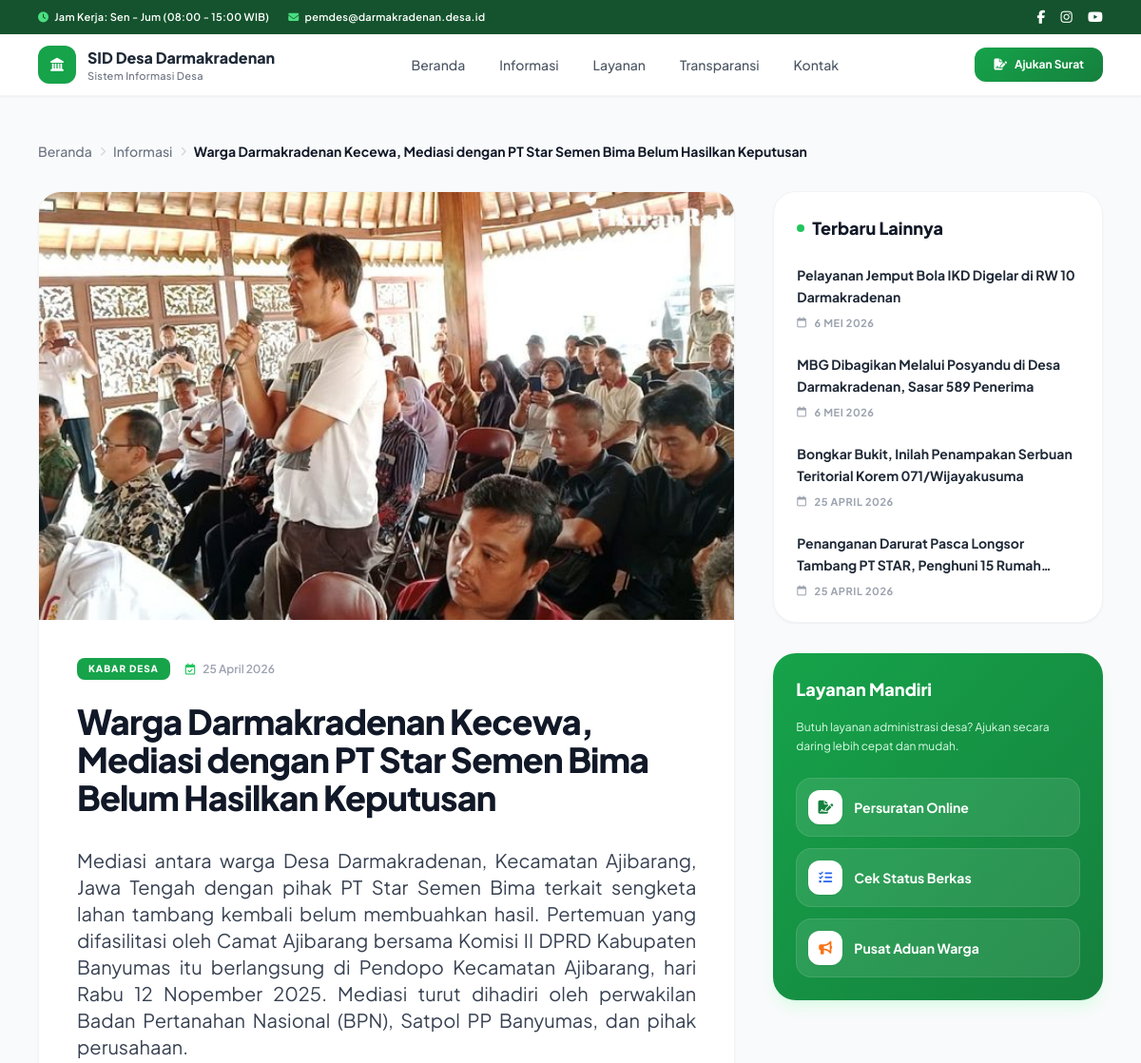
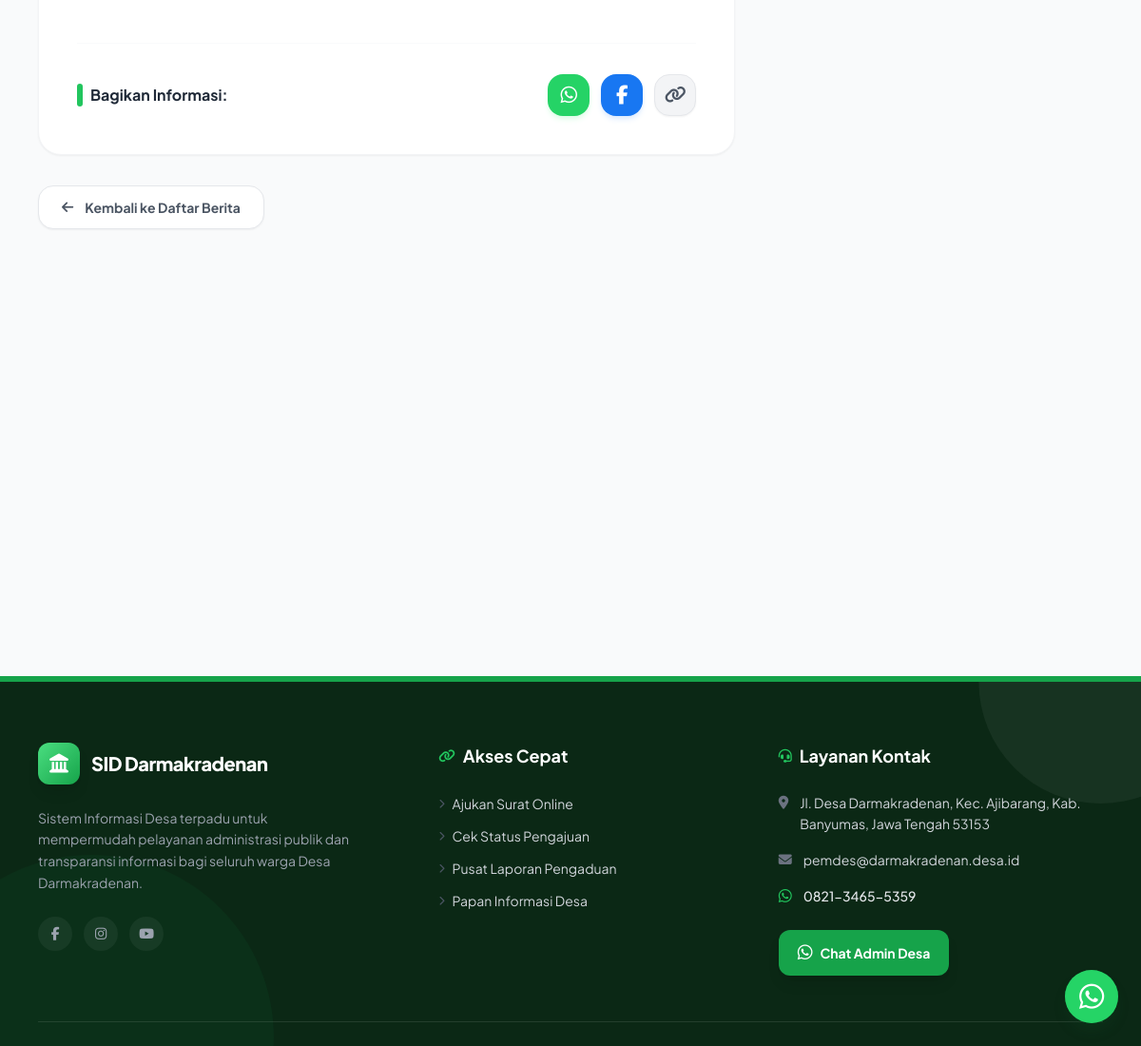
The app's page /pages/detail-berita.php?id=1 with its own data (2 pictures, top to bottom).
### tables this page shows
CREATE TABLE `berita` (
  `id` int(11) NOT NULL,
  `judul` varchar(300) NOT NULL,
  `isi` longtext NOT NULL,
  `gambar` varchar(255) DEFAULT NULL,
  `tanggal` timestamp NOT NULL DEFAULT current_timestamp()
);

### config/db.php (called while the page is built, shortened)
<?php
function formatTanggal($tanggal) {
    $bulan = ['', 'Januari','Februari','Maret','April','Mei','Juni',
              'Juli','Agustus','September','Oktober','November','Desember'];
    $t = explode('-', date('Y-m-d', strtotime($tanggal)));
    return (int)$t[2] . ' ' . $bulan[(int)$t[1]] . ' ' . $t[0];
}
?>

### pages/detail-berita.php (the view, shortened to what this page needs)
<?php
require_once '../config/db.php';
$id = (int)($_GET['id'] ?? 0);
$stmt = $conn->prepare("SELECT * FROM berita WHERE id = ?");
$stmt->bind_param("i", $id);
$stmt->execute();
$berita = $stmt->get_result()->fetch_assoc();
require_once '../config/header.php';
$lainnya = $conn->prepare("SELECT id, judul, tanggal FROM berita WHERE id != ? ORDER BY tanggal DESC LIMIT 4");
$lainnya->bind_param("i", $id);
$lainnya->execute();
$lainnya = $lainnya->get_result();
$has_image = false;
if (!empty($berita['gambar'])) {
    $img_path = '../uploads/berita/' . $berita['gambar'];
    if (file_exists($img_path)) {
        $has_image = true;
    }
}
?>
<div class="max-w-6xl mx-auto px-4 py-8 lg:py-12 min-h-[75vh]">
    <nav class="text-sm text-gray-500 mb-8 flex items-center flex-wrap gap-2">
        <a href="../index.php" class="hover:text-primary-600 transition font-medium">Beranda</a>
        <i class="fas fa-chevron-right text-[10px] text-gray-300"></i>
        <a href="informasi.php" class="hover:text-primary-600 transition font-medium">Informasi</a>
        <i class="fas fa-chevron-right text-[10px] text-gray-300"></i>
        <span class="text-gray-900 font-bold line-clamp-1"><?= htmlspecialchars($berita['judul']) ?></span>
    </nav>
    <div class="grid grid-cols-1 lg:grid-cols-3 gap-10">
        <article class="lg:col-span-2">
            <div class="bg-white rounded-3xl shadow-sm border border-gray-100 overflow-hidden">
                <?php if($has_image): ?>
                <img src="<?= $img_path ?>" class="w-full h-64 md:h-[450px] object-cover" alt="<?= htmlspecialchars($berita['judul']) ?>">
                <?php else: ?>
                <div class="w-full h-48 md:h-64 bg-gradient-to-br from-primary-50 to-primary-100 flex items-center justify-center border-b border-primary-50">
                    <i class="fas fa-newspaper text-7xl text-primary-200"></i>
                </div>
                <?php endif; ?>
                <div class="p-6 md:p-10">
                    <div class="flex items-center gap-4 mb-6">
                        <span class="bg-primary-600 text-white text-[10px] font-black px-3 py-1 rounded-lg uppercase tracking-widest shadow-sm">
                            Kabar Desa
                        </span>
                        <span class="text-xs text-gray-400 flex items-center gap-2 font-semibold">
                            <i class="far fa-calendar-check text-primary-500"></i> <?= formatTanggal($berita['tanggal']) ?>
                        </span>
                    </div>
                    <h1 class="text-2xl md:text-4xl font-extrabold text-gray-900 mb-8 leading-tight tracking-tight">
                        <?= htmlspecialchars($berita['judul']) ?>
                    </h1>
                    <div class="prose max-w-none text-gray-700 leading-loose text-base md:text-xl text-justify space-y-6">
                        <?= nl2br(htmlspecialchars($berita['isi'])) ?>
                    </div>
                    <div class="mt-12 pt-8 border-t border-gray-50 flex flex-col sm:flex-row items-center justify-between gap-6">
                        <div class="flex items-center gap-2">
                            <div class="w-1.5 h-6 bg-primary-500 rounded-full"></div>
                            <span class="font-bold text-gray-800">Bagikan Informasi:</span>
                        </div>
                        <div class="flex gap-3">
                            <a href="https://api.whatsapp.com/send?text=<?= urlencode($berita['judul'] . ' - Baca lengkapnya di: http://'.$_SERVER['HTTP_HOST'].$_SERVER['REQUEST_URI']) ?>"
                               target="_blank" class="w-11 h-11 rounded-2xl bg-[#25D366] text-white flex items-center justify-center hover:scale-110 transition-all shadow-md shadow-green-100" title="WhatsApp">
                                <i class="fab fa-whatsapp text-xl"></i>
                            </a>
                            <a href="https://www.facebook.com/sharer/sharer.php?u=<?= urlencode('http://'.$_SERVER['HTTP_HOST'].$_SERVER['REQUEST_URI']) ?>"
                               target="_blank" class="w-11 h-11 rounded-2xl bg-[#1877F2] text-white flex items-center justify-center hover:scale-110 transition-all shadow-md shadow-blue-100" title="Facebook">
                                <i class="fab fa-facebook-f text-xl"></i>
                            </a>
                            <button onclick="salinTautan()"
                                    class="w-11 h-11 rounded-2xl bg-gray-100 text-gray-600 flex items-center justify-center hover:bg-gray-200 transition border border-gray-200 shadow-sm hover:shadow-md" title="Salin Link">
                                <i class="fas fa-link text-lg"></i>
                            </button>
                        </div>
                    </div>
                </div>
            </div>
            <div class="mt-8">
                <a href="informasi.php" class="inline-flex items-center gap-3 px-6 py-3 bg-white border border-gray-200 text-gray-600 hover:text-primary-600 hover:border-primary-100 hover:bg-primary-50 rounded-2xl text-sm font-bold transition-all shadow-sm">
                    <i class="fas fa-arrow-left"></i> Kembali ke Daftar Berita
                </a>
            </div>
        </article>
        <aside class="space-y-8">
            <div class="bg-white rounded-3xl shadow-sm border border-gray-100 p-6">
                <h3 class="font-black text-gray-900 text-lg mb-6 flex items-center gap-2">
                    <span class="w-2 h-2 bg-primary-500 rounded-full"></span>
                    Terbaru Lainnya
                </h3>
                <div class="space-y-6">
                    <?php if($lainnya->num_rows > 0): ?>
                        <?php while($b = $lainnya->fetch_assoc()): ?>
                        <a href="detail-berita.php?id=<?= $b['id'] ?>" class="group block">
                            <div class="text-[14px] font-bold text-gray-800 group-hover:text-primary-600 transition-colors line-clamp-2 leading-relaxed mb-2">
                                <?= htmlspecialchars($b['judul']) ?>
                            </div>
                            <div class="text-[11px] text-gray-400 font-bold uppercase tracking-wider flex items-center gap-2">
                                <i class="far fa-calendar"></i> <?= formatTanggal($b['tanggal']) ?>
                            </div>
                        </a>
                        <?php endwhile; ?>
                    <?php else: ?>
                        <div class="text-xs text-gray-400 text-center py-8 bg-gray-50 rounded-2xl border-2 border-dashed border-gray-100">
                            Tidak ada berita lainnya.
                        </div>
                    <?php endif; ?>
                </div>
            </div>
            <div class="bg-gradient-to-br from-primary-600 to-primary-700 rounded-3xl p-6 shadow-lg shadow-primary-100 text-white">
                <h3 class="font-black text-lg mb-4">Layanan Mandiri</h3>
                <p class="text-primary-100 text-xs mb-6 leading-relaxed">Butuh layanan administrasi desa? Ajukan secara daring lebih cepat dan mudah.</p>
                <div class="space-y-3">
                    <a href="ajukan-surat.php" class="flex items-center gap-3 bg-white/10 hover:bg-white/20 p-3 rounded-2xl transition-all border border-white/10 group">
                        <div class="w-9 h-9 rounded-xl bg-white flex items-center justify-center text-primary-700 shrink-0 shadow-sm"><i class="fas fa-file-signature text-sm"></i></div>
                        <span class="text-sm font-bold">Persuratan Online</span>
                    </a>
                    <a href="cek-status.php" class="flex items-center gap-3 bg-white/10 hover:bg-white/20 p-3 rounded-2xl transition-all border border-white/10 group">
                        <div class="w-9 h-9 rounded-xl bg-white flex items-center justify-center text-blue-600 shrink-0 shadow-sm"><i class="fas fa-tasks text-sm"></i></div>
                        <span class="text-sm font-bold">Cek Status Berkas</span>
                    </a>
                    <a href="pengaduan.php" class="flex items-center gap-3 bg-white/10 hover:bg-white/20 p-3 rounded-2xl transition-all border border-white/10 group">
                        <div class="w-9 h-9 rounded-xl bg-white flex items-center justify-center text-orange-500 shrink-0 shadow-sm"><i class="fas fa-bullhorn text-sm"></i></div>
                        <span class="text-sm font-bold">Pusat Aduan Warga</span>
                    </a>
                </div>
            </div>
        </aside>
    </div>
</div>
<?php require_once '../config/footer.php'; ?>

### config/header.php (style rules this page uses)
body { font-family: 'Plus Jakarta Sans', sans-serif; }

### records on screen
berita: judul "Warga Darmakradenan Kecewa, Mediasi dengan PT Star Semen Bima Belum Hasilkan Keputusan", gambar (picture), tanggal "25 April 2026", isi "Mediasi antara warga Desa Darmakradenan, Kecamatan Ajibarang, Jawa Tengah dengan pihak PT Star Semen Bima terkait sengketa lahan tambang kembali belum membuahkan hasil. Pertemuan yang difasilitasi oleh Camat Ajibarang bersama Komisi II DPRD Kabupaten Banyumas itu berlangsung di Pendopo Kecamatan Ajibarang, hari Rabu 12 Nopember 2025. Mediasi turut dihadiri oleh perwakilan Badan Pertanahan Nasional (BPN), Satpol PP Banyumas, dan pihak perusahaan."
berita: judul "Pelayanan Jemput Bola IKD Digelar di RW 10 Darmakradenan", tanggal "6 MEI 2026"
berita: judul "MBG Dibagikan Melalui Posyandu di Desa Darmakradenan, Sasar 589 Penerima", tanggal "6 MEI 2026"
berita: judul "Bongkar Bukit, Inilah Penampakan Serbuan Teritorial Korem 071/Wijayakusuma", tanggal "25 APRIL 2026"
berita: judul "Penanganan Darurat Pasca Longsor Tambang PT STAR, Penghuni 15…", tanggal "25 APRIL 2026"
